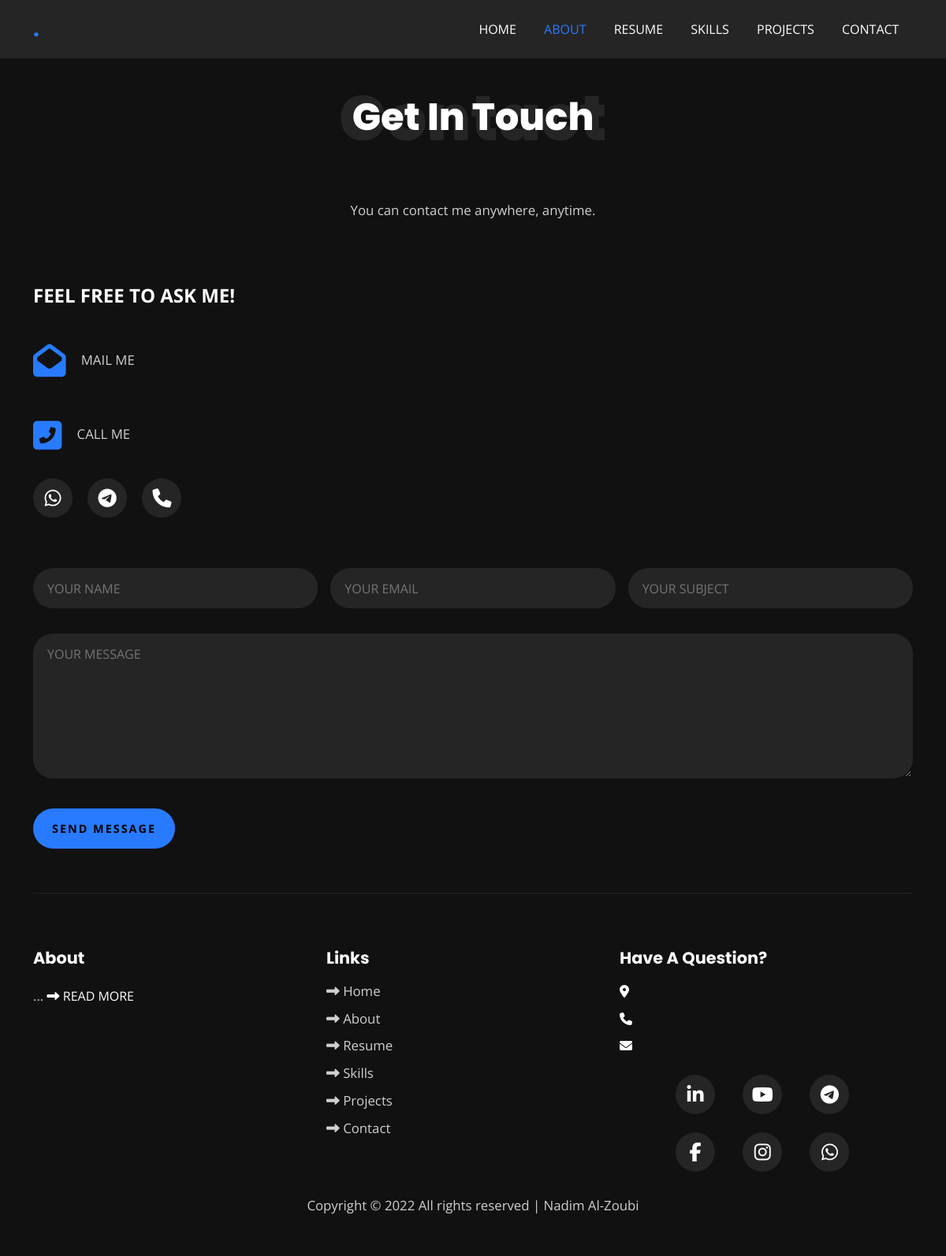
The app's page /contact.php, older data.
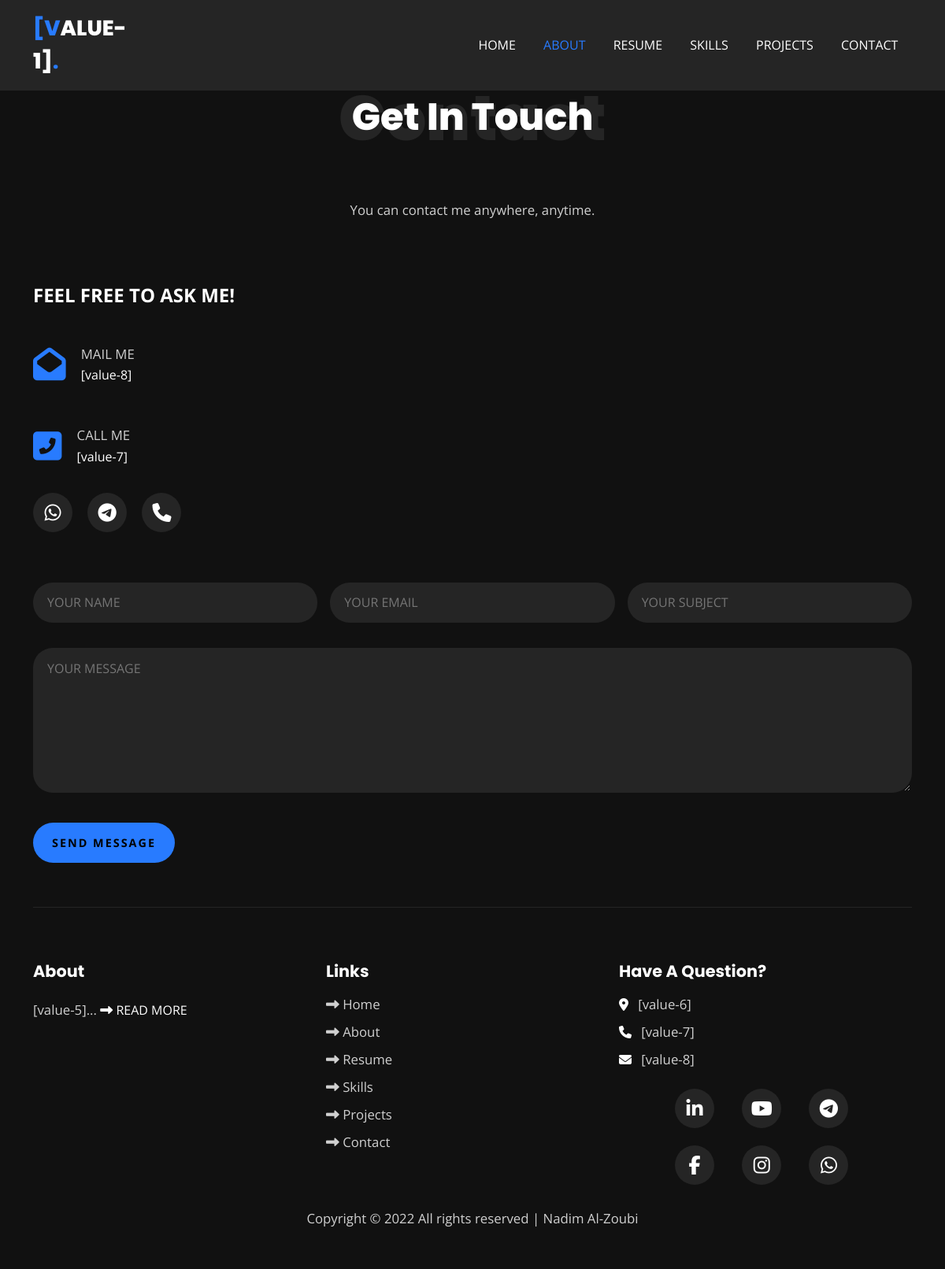
The same page, newer data.
### tables this page shows
CREATE TABLE `about` (
  `ID` int(11) NOT NULL,
  `FIRST_NAME` text DEFAULT NULL,
  `LAST_NAME` text DEFAULT NULL,
  `JOB_TITLE` text DEFAULT NULL,
  `DATE_OF_BIRTH` date DEFAULT NULL,
  `ABOUT_ME` text DEFAULT NULL,
  `ADDRESS` text DEFAULT NULL,
  `PHONE_NUMBER` text DEFAULT NULL,
  `EMAIL` text DEFAULT NULL,
  `LINKEDIN` text DEFAULT NULL,
  `YOUTUBE` text DEFAULT NULL,
  `FACEBOOK` text DEFAULT NULL,
  `INSTAGRAM` text DEFAULT NULL,
  `WHATSAPP` text DEFAULT NULL,
  `TELEGRAM` text DEFAULT NULL,
  `CV_FILE_NAME` text DEFAULT NULL,
  `COVER_IMG_NAME` text DEFAULT NULL,
  `PERSONAL_IMG_NAME` text DEFAULT NULL
);

### includes/functions.php (called while the page is built, shortened)
<?php
  function getAboutDate($column, $table){
    global $connect;
    $query = "SELECT $column FROM $table";
    $result = mysqli_query($connect, $query);
    $column != '*' ? $data = mysqli_fetch_assoc($result)[$column] : $data = mysqli_fetch_assoc($result);
    return $data;
  }
?>

### contact.php (the view)
<?php
  include('./includes/conn.php');
  include('./includes/functions.php');
  include('./includes/header.php');
?>
<section class="contact container">
  <div class="title">
    <h2>contact</h2>
    <div>
      <h2>get in touch</h2>
    </div>
  </div>
  <p class="text">You can contact me anywhere, anytime.</p>
  <div class="row">
    <div class="col-left">
      <h2>feel free to ask me!</h2>
      <div class="contact-info">
        <span><i class="fas fa-envelope-open"></i></span>
        <h3>
          <span class="text">mail me</span> <br>
          <?php echo getAboutDate('EMAIL', 'about') ?>
        </h3>
      </div>
      <div class="contact-info">
        <span><i class="fas fa-phone-square-alt"></i></span>
        <h3>
          <span class="text">call me</span> <br>
          <?php echo getAboutDate('PHONE_NUMBER', 'about') ?>
        </h3>
      </div>
      <div class="contact-social-links">
        <a href="<?php echo getAboutDate('WHATSAPP', 'about') ?>" target="_blank"><i class="fab fa-whatsapp"></i></a>
        <a href="<?php echo getAboutDate('TELEGRAM', 'about') ?>" target="_blank"><i class="fa-brands fa-telegram"></i></a>
        <a href="tel:<?php echo getAboutDate('PHONE_NUMBER', 'about') ?>" target="_blank"><i class="fa-solid fa-phone"></i></a>
      </div>
    </div>
  </div>
  <div class="col-right">
    <form action="https://formsubmit.co/nadim.alzoubi.99@gmail.com" class="contact-form" method="POST">
      <div class="form-group">
        <input type="text" placeholder="your name" name="name" required>
        <input type="email" placeholder="your email" name="email" required>
        <input type="text" placeholder="your subject" name="_subject">
      </div>
      <textarea rows="7" placeholder="your message" name="messag" required></textarea>
      <button type="submit" class="btn">send message</button>
    </form>
  </div>
</section>
<?php
  include('./includes/footer.php');
?>

### includes/header.php (shortened to what this page needs)
<!DOCTYPE html>
<html>
  <head>
    <link rel="stylesheet" href="css/utility.css">
    <link rel="stylesheet" href="css/style.css">
    <link rel="stylesheet" href="https://cdnjs.cloudflare.com/ajax/libs/font-awesome/5.15.1/css/all.min.css" />
  </head>
  <body>
    <nav class="navbar">
      <div class="container">
        <div class="brand-and-toggler">
          <a href="index.php" class="navbar-brand"><?php echo getAboutDate('FIRST_NAME', 'about'); ?><span style="color: var(--green)">.</span></a>
        </div>
        <div class="navbar-collapse">
          <ul class="navbar-nav">
            <li class="nav-item">
              <a href="index.php" class="nav-link">home</a>
            </li>
            <li class="nav-item nav-active">
              <a href="about.php" class="nav-link">about</a>
            </li>
            <li class="nav-item">
              <a href="resume.php" class="nav-link">resume</a>
            </li>
            <li class="nav-item">
              <a href="skills.php" class="nav-link">skills</a>
            </li>
            <li class="nav-item">
              <a href="projects.php" class="nav-link">projects</a>
            </li>
            <li class="nav-item">
              <a href="contact.php" class="nav-link">contact</a>
            </li>
          </ul>
        </div>
      </div>
    </nav>

### includes/footer.php (shortened to what this page needs)
<footer class="footer container">
  <div class="row">
    <div class="col">
      <h3 class="footer-title">about</h3>
      <p class="text"><?php echo substr(getAboutDate('ABOUT_ME', 'about'), 0, 180); ?>... <a href="about.php" class="nav-link"><i class="fas fa-long-arrow-alt-right"></i> read more</a></p>
    </div>
    <div class="col">
      <h3 class="footer-title">links</h3>
      <div class="footer-links">
        <a href="index.php" class="text">
          <i class="fas fa-long-arrow-alt-right"></i> home
        </a>
        <a href="about.php" class="text">
          <i class="fas fa-long-arrow-alt-right"></i> about
        </a>
        <a href="resume.php" class="text">
          <i class="fas fa-long-arrow-alt-right"></i> resume
        </a>
        <a href="skills.php" class="text">
          <i class="fas fa-long-arrow-alt-right"></i> skills
        </a>
        <a href="projects.php" class="text">
          <i class="fas fa-long-arrow-alt-right"></i> projects
        </a>
        <a href="contact.php" class="text">
          <i class="fas fa-long-arrow-alt-right"></i> contact
        </a>
      </div>
    </div>
    <div class="col">
      <h3 class="footer-title">have a question?</h3>
      <div>
        <span>
          <i class="fas fa-map-marker-alt"></i>
        </span>
        <span class="text"><?php echo getAboutDate('ADDRESS', 'about'); ?></span>
      </div>
      <div>
        <span>
          <i class="fas fa-phone"></i>
        </span>
        <span class="text"><?php echo getAboutDate('PHONE_NUMBER', 'about'); ?></span>
      </div>
      <div>
        <span>
          <i class="fas fa-envelope"></i>
        </span>
        <span class="text"><?php echo getAboutDate('EMAIL', 'about'); ?></span>
      </div>
      <div class="contact-social-links" id="links1">
        <a href="<?php echo getAboutDate('LINKEDIN', 'about'); ?>" target="_blank"><i class="fa-brands fa-linkedin-in"></i></a>
        <a href="<?php echo getAboutDate('YOUTUBE', 'about'); ?>" target="_blank"><i class="fab fa-youtube"></i></a>
        <a href="<?php echo getAboutDate('TELEGRAM', 'about'); ?>" target="_blank"><i class="fa-brands fa-telegram"></i></a>
      </div>
      <div class="contact-social-links" id="links1">
        <a href="<?php echo getAboutDate('FACEBOOK', 'about'); ?>" target="_blank"><i class="fa-brands fa-facebook-f"></i></a>
        <a href="<?php echo getAboutDate('INSTAGRAM', 'about'); ?>" target="_blank"><i class="fab fa-instagram"></i></a>
        <a href="<?php echo getAboutDate('WHATSAPP', 'about'); ?>" target="_blank"><i class="fab fa-whatsapp"></i></a>
      </div>
    </div>
  </div>
  <div class="footer-text">
    <p class="text">Copyright &copy; 2022 All rights reserved | Nadim Al-Zoubi</p>
  </div>
</footer>
</body>
</html>

### css/utility.css (style rules this page uses)
:root { --poppins: 'Poppins', sans-serif; --sans: 'Open Sans', sans-serif; --green: #287bff; --black: #111; --nero: #252525; --transition: all 0.2s ease-in-out; }
* { box-sizing: border-box; padding: 0; margin: 0; font-family: var(--sans); }
body { color: #fff; line-height: 1.5; background: var(--black); overflow-x: hidden; }
a { color: #fff; text-decoration: none; }
ul li { list-style-type: none; }
h1, h2, h3, h4, h5, h6, p { padding: 0.6rem 0; }
.btn { border: none; margin: 1rem 0; border-radius: 35px; background: var(--green); font-size: 0.9rem; text-transform: uppercase; padding: 1rem 1.5rem; font-weight: 700; letter-spacing: 2px; display: inline-block; cursor: pointer; transition: var(--transition); }
.text { font-size: 1.05rem; color: #d0d0d0; line-height: 1.7; }
.title { position: relative; }
.title > h2 { font-size: 3rem; font-family: var(--poppins); text-align: center; text-transform: capitalize; font-weight: 900; color: var(--nero); }
.title div { position: absolute; top: 50%; left: 50%; text-align: center; width: 100%; transform: translate(-50%, -50%); }
.title div h2 { text-transform: capitalize; font-size: 2rem; font-family: var(--poppins); font-weight: 800; }
.container { width: 93vw; margin: 0 auto; }
@media screen and (min-width: 500px) { .title > h2 { font-size: 5rem; } }
@media screen and (min-width: 500px) { .title div h2 { font-size: 3rem; } }
@media screen and (min-width: 992px) { .container { width: 93vw; } }
@media screen and (min-width: 1200px) { .container { width: 93vw; } }

Row changes from the older to the newer data that the page shows:
added about: FIRST_NAME "[VALUE-1]", EMAIL "[value-8]", PHONE_NUMBER "[value-7]", ABOUT_ME "[value-5]", ADDRESS "[value-6]"
